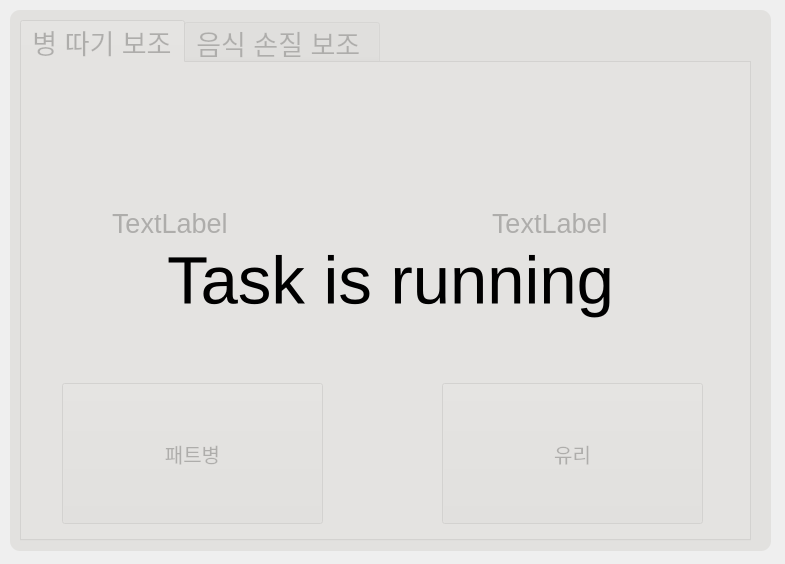
<?xml version="1.0" encoding="UTF-8"?>
<ui version="4.0">
 <class>examples_widget</class>
 <widget class="QWidget" name="examples_widget">
  <property name="geometry">
   <rect>
    <x>0</x>
    <y>0</y>
    <width>785</width>
    <height>564</height>
   </rect>
  </property>
  <property name="windowTitle">
   <string>RQT Example</string>
  </property>
  <widget class="QLabel" name="running_label">
   <property name="geometry">
    <rect>
     <x>10</x>
     <y>10</y>
     <width>761</width>
     <height>541</height>
    </rect>
   </property>
   <property name="font">
    <font>
     <pointsize>50</pointsize>
    </font>
   </property>
   <property name="styleSheet">
    <string notr="true">background-color: rgba(222, 221, 218, 200);
border-radius: 10px;</string>
   </property>
   <property name="text">
    <string>Task is running</string>
   </property>
   <property name="alignment">
    <set>Qt::AlignCenter</set>
   </property>
  </widget>
  <widget class="QTabWidget" name="tabWidget">
   <property name="geometry">
    <rect>
     <x>20</x>
     <y>20</y>
     <width>731</width>
     <height>521</height>
    </rect>
   </property>
   <property name="font">
    <font>
     <pointsize>20</pointsize>
    </font>
   </property>
   <property name="currentIndex">
    <number>0</number>
   </property>
   <widget class="QWidget" name="tab">
    <attribute name="title">
     <string>병 따기 보조</string>
    </attribute>
    <widget class="QPushButton" name="plastic_bottle_btn">
     <property name="geometry">
      <rect>
       <x>40</x>
       <y>320</y>
       <width>261</width>
       <height>141</height>
      </rect>
     </property>
     <property name="font">
      <font>
       <pointsize>15</pointsize>
      </font>
     </property>
     <property name="text">
      <string>패트병</string>
     </property>
    </widget>
    <widget class="QPushButton" name="glass_btn">
     <property name="geometry">
      <rect>
       <x>420</x>
       <y>320</y>
       <width>261</width>
       <height>141</height>
      </rect>
     </property>
     <property name="font">
      <font>
       <pointsize>15</pointsize>
      </font>
     </property>
     <property name="text">
      <string>유리</string>
     </property>
    </widget>
    <widget class="QLabel" name="plastic_bottle_img">
     <property name="geometry">
      <rect>
       <x>90</x>
       <y>20</y>
       <width>201</width>
       <height>281</height>
      </rect>
     </property>
     <property name="text">
      <string>TextLabel</string>
     </property>
    </widget>
    <widget class="QLabel" name="glass_img">
     <property name="geometry">
      <rect>
       <x>470</x>
       <y>20</y>
       <width>201</width>
       <height>281</height>
      </rect>
     </property>
     <property name="text">
      <string>TextLabel</string>
     </property>
    </widget>
   </widget>
   <widget class="QWidget" name="tab_2">
    <attribute name="title">
     <string>음식 손질 보조 </string>
    </attribute>
    <widget class="QPushButton" name="vegetable_btn">
     <property name="geometry">
      <rect>
       <x>420</x>
       <y>320</y>
       <width>261</width>
       <height>141</height>
      </rect>
     </property>
     <property name="font">
      <font>
       <pointsize>15</pointsize>
      </font>
     </property>
     <property name="text">
      <string>야채</string>
     </property>
    </widget>
    <widget class="QLabel" name="vegetable_img">
     <property name="geometry">
      <rect>
       <x>440</x>
       <y>20</y>
       <width>201</width>
       <height>281</height>
      </rect>
     </property>
     <property name="text">
      <string>TextLabel</string>
     </property>
    </widget>
    <widget class="QLabel" name="bread_img">
     <property name="geometry">
      <rect>
       <x>70</x>
       <y>20</y>
       <width>201</width>
       <height>281</height>
      </rect>
     </property>
     <property name="text">
      <string>TextLabel</string>
     </property>
    </widget>
    <widget class="QPushButton" name="bread_btn">
     <property name="geometry">
      <rect>
       <x>40</x>
       <y>320</y>
       <width>261</width>
       <height>141</height>
      </rect>
     </property>
     <property name="font">
      <font>
       <pointsize>15</pointsize>
      </font>
     </property>
     <property name="text">
      <string>빵류</string>
     </property>
    </widget>
   </widget>
  </widget>
  <zorder>tabWidget</zorder>
  <zorder>running_label</zorder>
 </widget>
 <resources/>
 <connections/>
</ui>
